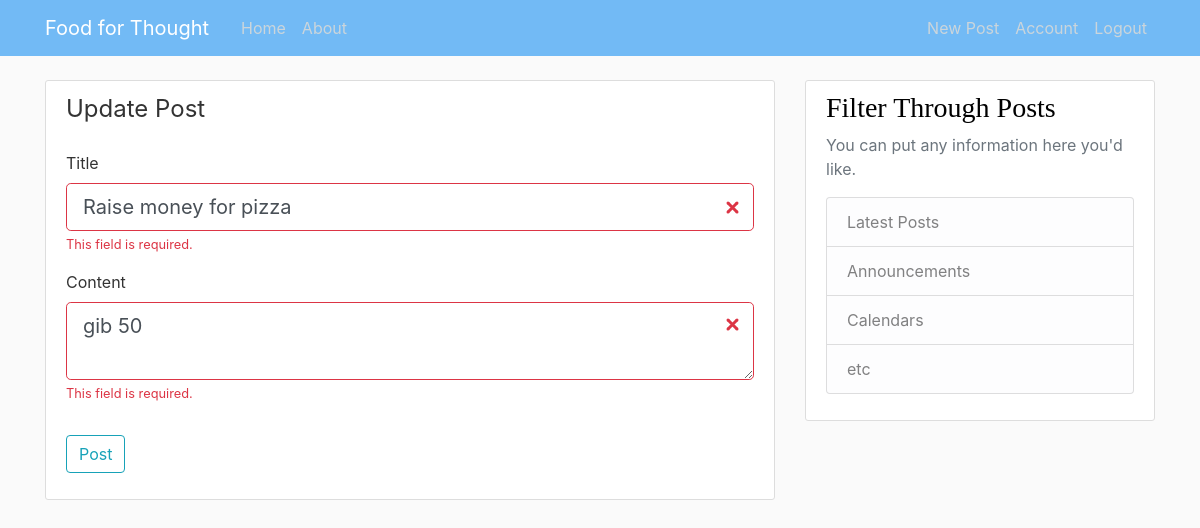
Page /post/1/update (signed in) on the earlier database version.
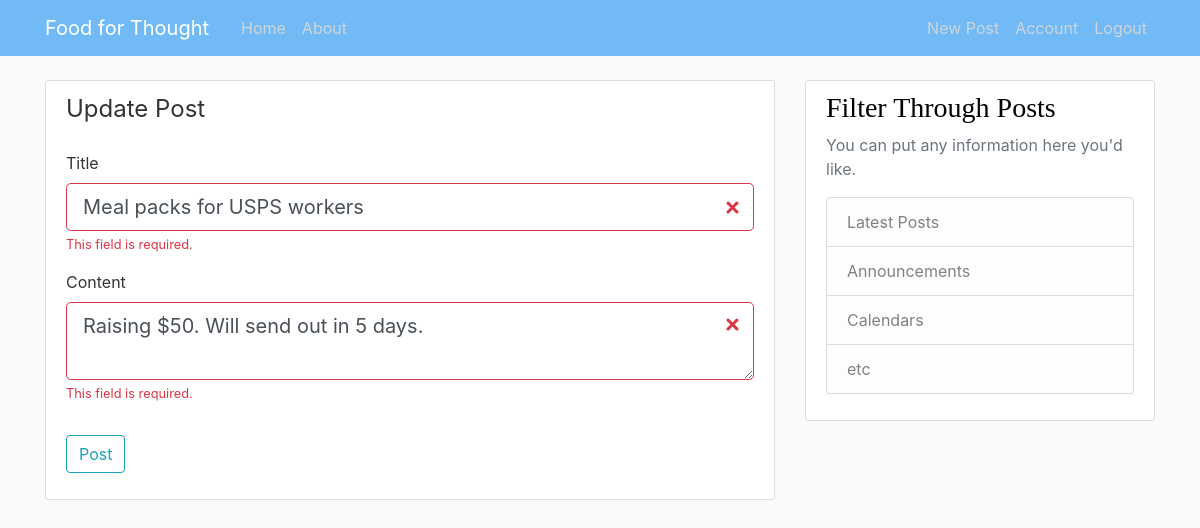
Same page on the later database version.
### food/models.py (models this page shows, shortened)
class Post(db.Model):
    id = db.Column(db.Integer, primary_key=True)
    title = db.Column(db.String(100), nullable=False)
    date_posted = db.Column(db.DateTime, nullable=False, default=datetime.utcnow)
    content = db.Column(db.Text, nullable=False)
    user_id = db.Column(db.Integer, db.ForeignKey("user.id"), nullable=False)

### food/posts/routes.py (the view)
@posts.route("/post/<int:post_id>/update", methods=["GET", "POST"])
@login_required
def update_post(post_id):
    post = Post.query.get_or_404(post_id)
    if post.author != current_user:
        abort(403)
    form = PostForm()
    if form.validate():
        post.title = form.title.data
        post.content = form.content.data
        db.session.commit()
        flash("Your post has been updated!", "success")
        return redirect(url_for('posts.post', post_id=post.id))
    elif request.method == "GET":
        form.title.data = post.title
        form.content.data = post.content
    return render_template(
        "create_post.html", title="Update Post", form=form, legend="Update Post"
    )

### food/posts/forms.py
class PostForm(FlaskForm):
    title = StringField("Title", validators=[DataRequired()])
    content = TextAreaField("Content", validators=[DataRequired()])
    submit = SubmitField("Post")

### food/models.py (called while the page is built)
@login_manager.user_loader
def load_user(user_id):
    return User.query.get(int(user_id))

### food/templates/create_post.html (shortened to what this page needs)
{% extends "layout.html" %} {% block content %}
<div class="content-section">
    <form method="POST" action="">
        <fieldset class="form-group">
            <legend class="border-botton mb-4">{{ legend }}</legend>
            <div class="form-group">
                {{ form.title.label(class="form-control-label") }} {% if form.title.errors %} {{ form.title(class="form-control form-control-lg is-invalid")}}
                <div class="invalid-feedback">
                    {% for error in form.title.errors %}
                    <span>{{ error }}</span> {% endfor %}
                </div>
                {% else %} {{ form.title(class="form-control form-control-lg") }} {% endif %}
            </div>
            <div class="form-group">
                {{ form.content.label(class="form-control-label") }} {% if form.content.errors %} {{ form.content(class="form-control form-control-lg is-invalid")}}
                <div class="invalid-feedback">
                    {% for error in form.content.errors %}
                    <span>{{ error }}</span> {% endfor %}
                </div>
                {% else %} {{ form.content(class="form-control form-control-lg") }} {% endif %}
            </div>
        </fieldset>
        <div class="form-group">
            {{ form.submit(class="btn btn-outline-info") }}
        </div>
    </form>
</div>
{% endblock content %}

Differences in the rows shown:
changed Post: title "Raise money for pizza" → "Meal packs for USPS workers"; content "gib 50" → "Raising $50. Will send out in 5 days."
